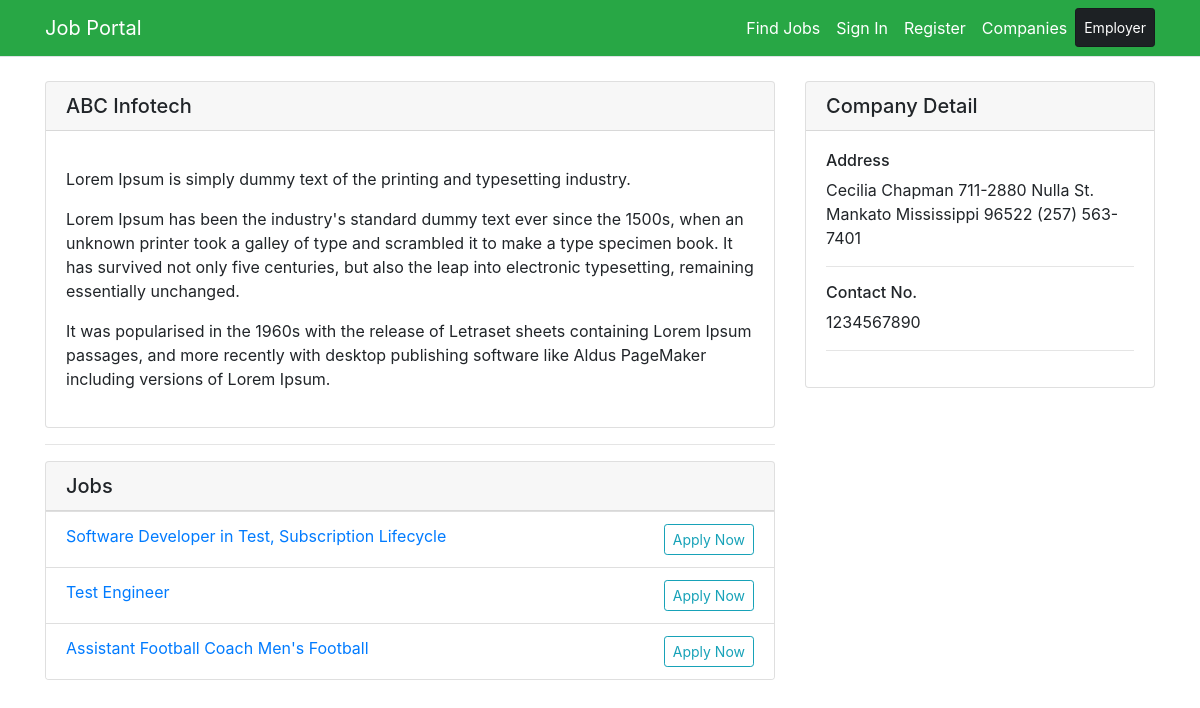
The app's page /company/detail/15 with its own data.
### main/models.py (models this page shows, shortened)
class Company(models.Model):
    title=models.CharField(max_length=20)
    email=models.CharField(max_length=50,default='',null=True)
    password=models.CharField(max_length=20,default='',null=True)
    detail=models.TextField(blank=True)
    contact_no=models.CharField(max_length=15)
    website=models.CharField(max_length=100,default='',null=True)
    address=models.CharField(max_length=150)
    active_status=models.BooleanField(default=True)
    class Meta:
        verbose_name_plural='Companies'

class Job(models.Model):
    company=models.ForeignKey(Company,on_delete=models.CASCADE)
    title=models.CharField(max_length=100)
    detail=models.TextField(blank=True)
    publish=models.BooleanField(default=True)
    post_date=models.DateTimeField(auto_now_add=True)

### main/views.py (the view)
# urls.py: path('company/detail/<int:id>',views.company_detail,name='company-detail'),
def company_detail(request,id):
    company=get_object_or_404(Company,id=id)
    jobs=Job.objects.filter(company=company,publish=True)
    return render(request,'company/detail.html',{'company':company,'jobs':jobs})

### main/context_processor.py (called while the page is built)
def company_noti_count(request):
    total_notification=0
    if 'companyId' in request.session:
        company=request.session['companyId']
        total_notification=Notification.objects.filter(receiver_id=company).count()
    return {'totalNotification':total_notification}

### main/templates/company/detail.html (shortened to what this page needs)
{% extends "base.html" %}
{% block content %}
<div class="row mb-4">
    <div class="col-sm-8 mb-4">
        <div class="card">
            <h5 class="card-header">{{company.title}}</h5>
            <div class="card-body">
                <p class="card-text">{{company.detail|safe|linebreaks}}</p>
            </div>
        </div>
        <hr/>
        <div class="card">
            <h5 class="card-header">Jobs</h5>
            <div class="list-group list-group-flush">
                {% if jobs %}
                    {% for job in jobs %}
                        <li class="list-group-item"><a href="/job/detail/{{job.id}}">{{job.title}}</a>
                            {% if not request.session.companyLogin%}
                            <a class="float-right btn btn-outline-info btn-sm" href="/job/detail/{{job.id}}">Apply Now</a>
                            {% endif %}
                        </li>
                    {% endfor %}
                {% endif %}
            </div>
        </div>
    </div>
    <div class="col-sm-4">
        <div class="card">
            <h5 class="card-header">Company Detail</h5>
            <div class="card-body">
                <h6>Address</h6>
                <p>{{company.address}}</p>
                <hr/>
                <h6>Contact No.</h6>
                <p>{{company.contact_no}}</p>
                <hr/>
            </div>
        </div>
    </div>
</div>
{% endblock %}

### records on screen
Company: title "ABC Infotech", detail "Lorem Ipsum is simply dummy text of the printing and typesetting industry. Lorem Ipsum has been the industry's standard dummy text ever since the 1500s, when an unknown printer took a galley of type and scrambled it to make a type specimen book. It has survived not only five centuries, but also the leap into electronic typesetting, remaining essentially unchanged. It was popularised in the 1960s with the release of Letraset sheets containing Lorem Ipsum passages, and more recently with desktop publishing software like Aldus PageMaker including versions of Lorem Ipsum.", address "Cecilia Chapman 711-2880 Nulla St. Mankato Mississippi 96522 (257) 563-7401", contact_no "1234567890"
Job: title "Software Developer in Test, Subscription Lifecycle"
Job: title "Test Engineer"
Job: title "Assistant Football Coach Men's Football"
